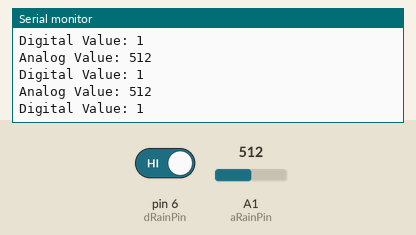
Bench run of a sketch on a simulated Arduino Uno, built with avr-gcc and run on an emulated ATmega328P. Parts: the last lines printed to the serial monitor. The inputs (shaded band) are chosen by the test bench; at power-on: A1 (aRainPin) = 512, pin 6 (dRainPin) HIGH.

Above: at 1.2 s.
1.3 s: A1 (aRainPin) set to 716
At 1.72 s:
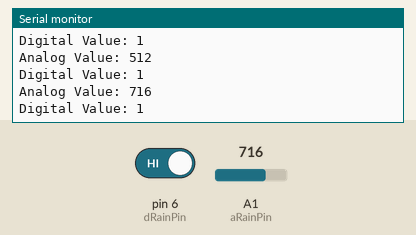
2.8 s: pin 6 (dRainPin) driven LOW
At 3.22 s:
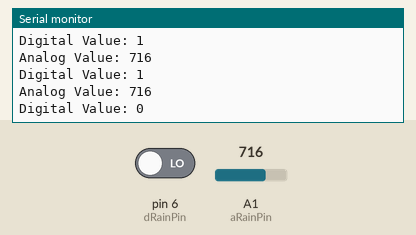
4.3 s: A1 (aRainPin) set to 900
At 4.42 s:
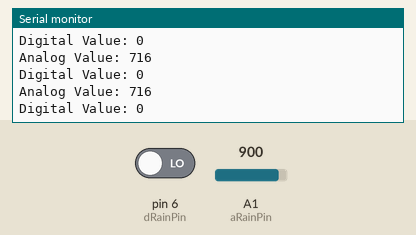
Timing chart, 0 to 7.3 s (numbered marks = the images above; inputs shaded):
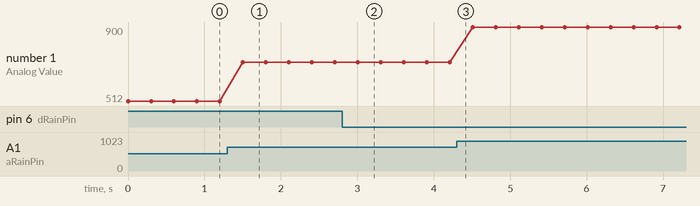

Measured:
- after the input at 1.3 s, the serial monitor: prints a new line after 0.20 s (image 1)
- after the input at 2.8 s, the serial monitor: prints a new line after 0.23 s (image 2)
- plotted number 1: 512 → 716 after the input at 1.3 s, 716 → 900 after the input at 4.3 s

The sketch:

RainingValues.ino
```cpp
byte aRainPin = A1;
byte dRainPin = 6;

void setup() {
  pinMode(aRainPin, INPUT);
  pinMode(dRainPin, INPUT);
  Serial.begin(9600);
}

void loop() {
  int aSensorValue = analogRead(aRainPin);
  byte dSensorValue = digitalRead(dRainPin);
  Serial.print("Analog Value: ");
  Serial.println(aSensorValue);
  Serial.print("Digital Value: ");
  Serial.println(dSensorValue);
  delay(300);
}
```
